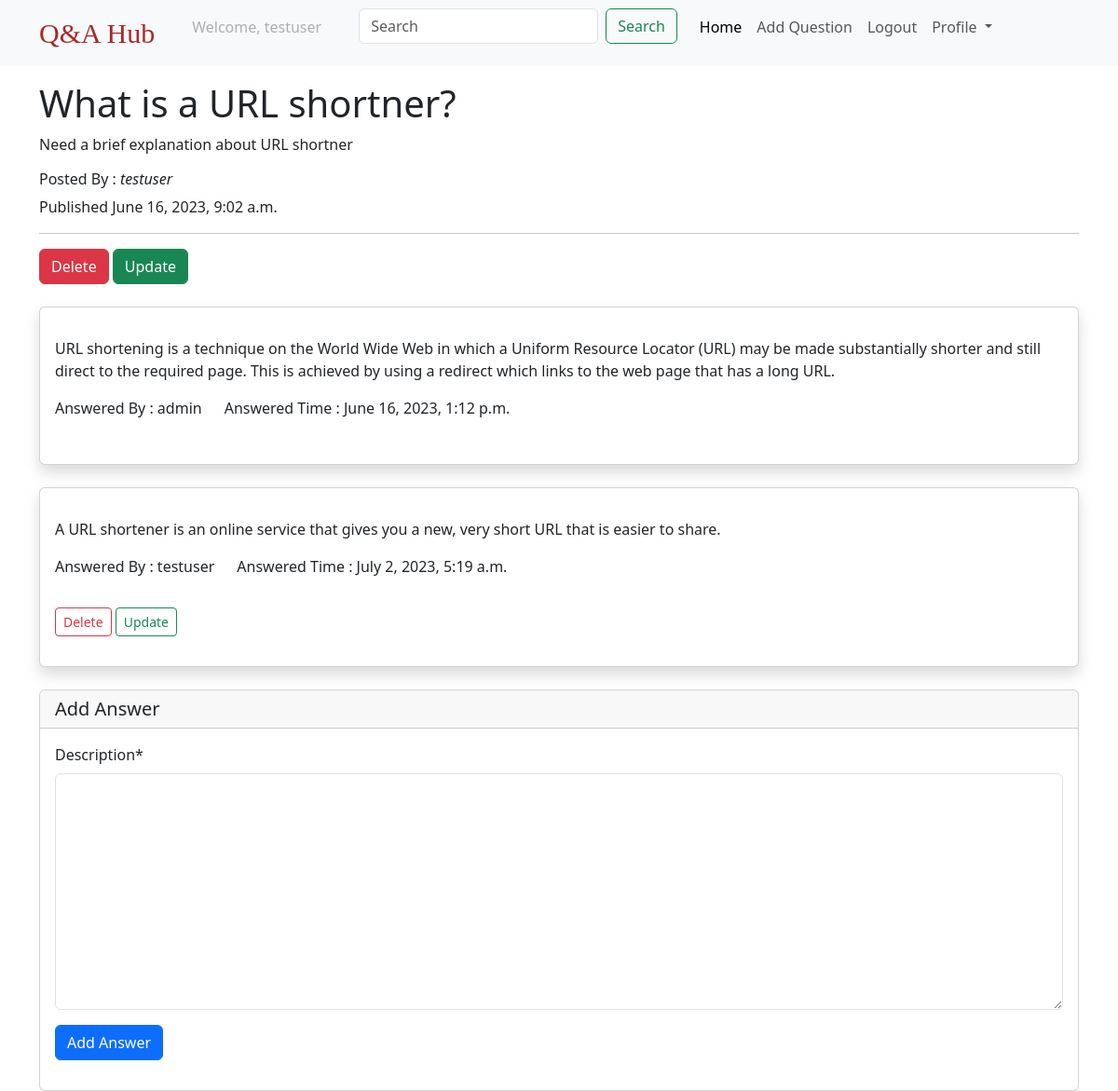
Page /question/what-is-url-shortner/ (signed in) on the committed database.
### users/models.py (models this page shows)
class CustomUser(AbstractUser):
    pass

### questions/models.py (models this page shows, shortened)
class Question(models.Model):
    created_at = models.DateTimeField(auto_now_add=True)
    title = models.CharField(max_length=250)
    body = models.TextField()
    slug = models.SlugField(max_length=250, unique=True)
    author = models.ForeignKey(
        settings.AUTH_USER_MODEL, on_delete=models.CASCADE, related_name="questions"
    )
    def __str__(self):
        return self.title

class Answer(models.Model):
    created_at = models.DateTimeField(auto_now_add=True)
    description = models.TextField()
    question = models.ForeignKey(
        Question, on_delete=models.CASCADE, related_name="answers"
    )
    author = models.ForeignKey(settings.AUTH_USER_MODEL, on_delete=models.CASCADE)

### questions/views.py (the view)
# urls.py: path("question/<slug:slug>/", question_details, name="qdetails"),
@login_required
def question_details(request, slug):
    question = get_object_or_404(Question, slug=slug)
    answer_list = Answer.objects.filter(question=question)
    if request.method == "POST":
        form = AnswerForm(request.POST)
        if form.is_valid():
            answer = form.save(commit=False)
            answer.question = question
            answer.author = request.user
            answer = form.save()
            return redirect("qdetails", slug=question.slug)
    else:
        form = AnswerForm()
    return render(
        request,
        "QDetails.html",
        {"question": question, "answer_list": answer_list, "form": form},
    )

### questions/forms.py
class AnswerForm(forms.ModelForm):
    class Meta:
        model = Answer
        fields = ("description",)

### template/QDetails.html (shortened to what this page needs)
{% extends 'base.html' %}
{% load crispy_forms_tags %}
{% block body %}
<div class="container mt-3">
    <h1>{{question}}</h1>
    <p>{{question.body}}</p>
    <h6>Posted By : <i>{{question.author}}</i></h6>
    <p>Published {{question.created_at}}</p>
    <hr>
    {% if request.user == question.author %}
    <a class="btn btn-danger" href="{% url 'delete_question' question.slug %}">Delete</a>
    <a class="btn btn-success" href="{% url 'update_question' question.slug %}">Update</a>
    {% endif %}
</div>
<div class="container">
    {% for answers in answer_list %}
    <div class="card mt-4 py-3 shadow">
        <div class="card-body">
            <p class="card-text"> {{answers.description}} </p>
            <div class="row">
                <div class="col col-md-auto">
                    <p>Answered By : {{answers.author}}</p>
                </div>
                <div class="col col-md-auto">
                    <p>Answered Time : {{answers.created_at}}</p>
                </div>
            </div>
            {% if request.user == answers.author %}
            <a class="btn btn-outline-danger btn-sm mt-3" href="{% url 'delete_answer' answers.id %}">Delete</a>
            <a class="btn btn-outline-success btn-sm mt-3" href="{% url 'update_answer' answers.id %}">Update</a>
            {% endif %}
        </div>
    </div>
    {%endfor%}
</div>
<div class="container">
    <div class="card mt-4">
        <form method="post" novalidate>
            <h5 class="card-header">Add Answer</h5>
            <div class="card-body">
                {{form | crispy}}
                <input type="submit" value="Add Answer" class="btn btn-primary"/>
            </div>
        </form>
    </div>
</div>
{% endblock %}

### template/navbar.html (shortened to what this page needs)
<nav class="navbar navbar-expand-lg bg-body-tertiary">
    <div class="container">
      <a class="navbar-brand text-style" href="{% url 'qlist' %}">Q&A Hub</a>
      <div class="collapse navbar-collapse" id="navbarSupportedContent">
        <ul class="navbar-nav me-auto mb-2 mb-lg-0">
          {% if request.user.is_authenticated %}
            <li class="nav-item mx-3">
                <a class="nav-link disabled">Welcome, {{request.user.username}}</a>
              </li>
              <form class="d-flex mx-3" role="search">
                <input class="form-control me-2" type="search" placeholder="Search" aria-label="Search" name="searchbar">
                <button class="btn btn-outline-success" type="submit">Search</button>
              </form>
          <li class="nav-item">
            <a class="nav-link active" aria-current="page" href="{% url 'qlist' %}">Home</a>
          </li>
          <li class="nav-item">
            <a class="nav-link" href="{% url 'create_question' %}">Add Question</a>
          </li>
          <li class="nav-item">
            <a class="nav-link" href="{% url 'logout'%}">Logout</a>
          </li>
          <li class="nav-item dropdown">
            <a class="nav-link dropdown-toggle" href="#" role="button" data-bs-toggle="dropdown" aria-expanded="false">
              Profile
            </a>
          </li>
         {% endif %}
        </ul>
      </div>
    </div>
  </nav>

### template/navbar.html (style rules this page uses)
.text-style { font-size: 30px !important; font-family: fantasy !important; color: brown !important; }

### rows in the picture
CustomUser: user.username "testuser"
Question: title "What is a URL shortner?", body "Need a brief explanation about URL shortner", author "testuser", created_at "June 16, 2023, 9:02 a.m."
Answer: description "URL shortening is a technique on the World Wide Web in which a Uniform Resource Locator (URL) may be made substantially shorter and still direct to the required page. This is achieved by using a redirect which links to the web page that has a long URL.", author "admin", created_at "June 16, 2023, 1:12 p.m."
Answer: description "A URL shortener is an online service that gives you a new, very short URL that is easier to share.", author "testuser", created_at "July 2, 2023, 5:19 a.m.", shows "Delete"
